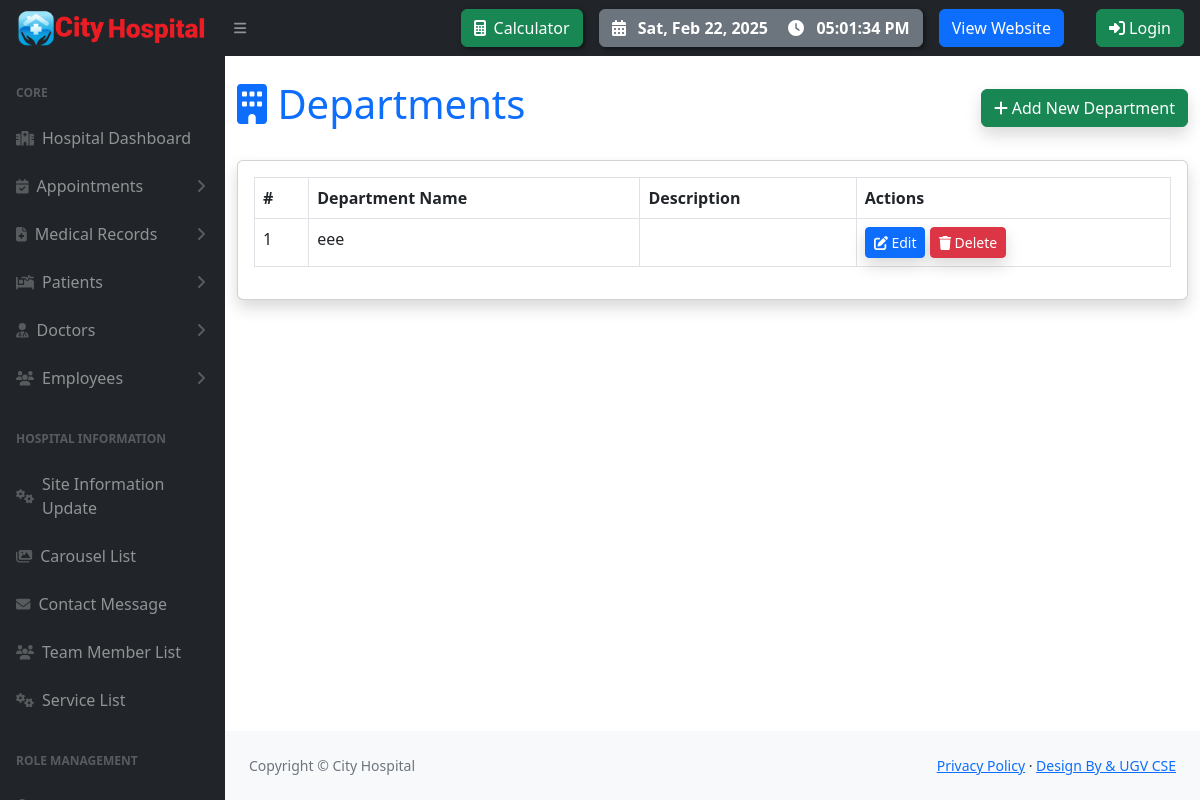
The page /department/ on the database as committed earlier.
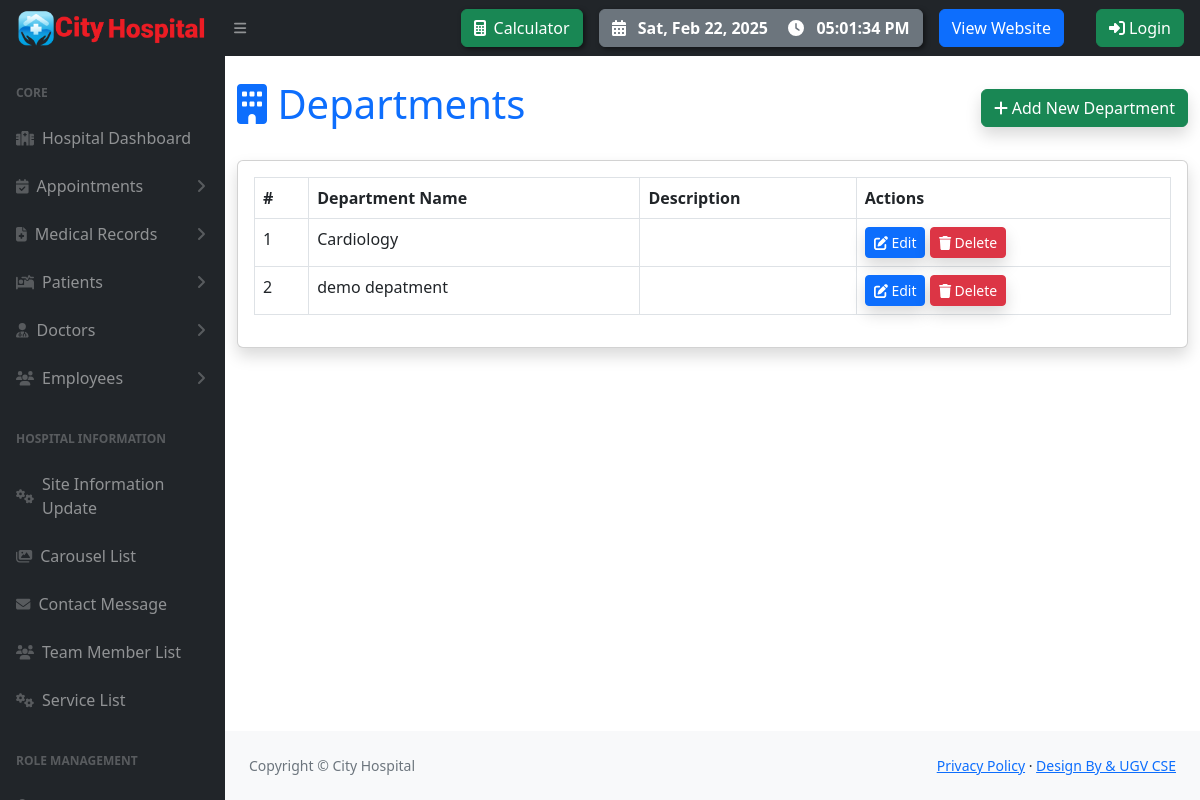
The same page on the database as committed later.
### pms/models.py (models this page shows, shortened)
class Department(models.Model):
    name = models.CharField(max_length=100, unique=True)
    description = models.TextField(blank=True, null=True)

### pms/views.py (the view)
# urls.py: path('department/', department_list, name='department_list'),
def department_list(request):
    departments = Department.objects.all()
    return render(request, 'hospital/department_list.html', {'departments': departments})

### pms/context_processors.py (called while the page is built)
def site_information(request):
    site_info = SiteInfo.objects.first()
    return {
        'site_info': site_info
    }

### templates/hospital/department_list.html (shortened to what this page needs)
{% extends 'hospital/hospital_base.html' %}
{% load static %}
{% block content %}
<div class="container mt-4">
    <div class="d-flex justify-content-between align-items-center mb-4">
        <h1 class="text-primary"><i class="fas fa-building"></i> Departments</h1>
        <a href="{% url 'department_create' %}" class="btn btn-success shadow">
            <i class="fas fa-plus"></i> Add New Department
        </a>
    </div>
    <div class="card shadow">
        <div class="card-body">
            <table class="table table-bordered table-hover">
                <thead class="thead-dark">
                    <tr>
                        <th>#</th>
                        <th>Department Name</th>
                        <th>Description</th>
                        <th>Actions</th>
                    </tr>
                </thead>
                <tbody>
                    {% for department in departments %}
                        <tr>
                            <td>{{ forloop.counter }}</td>
                            <td>{{ department.name }}</td>
                            <td>{{ department.description }}</td>
                            <td>
                                <a href="{% url 'department_edit' department.pk %}" class="btn btn-primary btn-sm shadow">
                                    <i class="fas fa-edit"></i> Edit
                                </a>
                                <a href="{% url 'department_delete' department.pk %}" class="btn btn-danger btn-sm shadow">
                                    <i class="fas fa-trash"></i> Delete
                                </a>
                            </td>
                        </tr>
                    {% empty %}
                        <tr>
                            <td colspan="4" class="text-center text-muted">No departments available.</td>
                        </tr>
                    {% endfor %}
                </tbody>
            </table>
        </div>
    </div>
</div>
{% endblock content %}

Rows that differ between the two databases and show on the page:
removed Department: name "eee"
added Department: name "Cardiology"
added Department: name "demo depatment"
